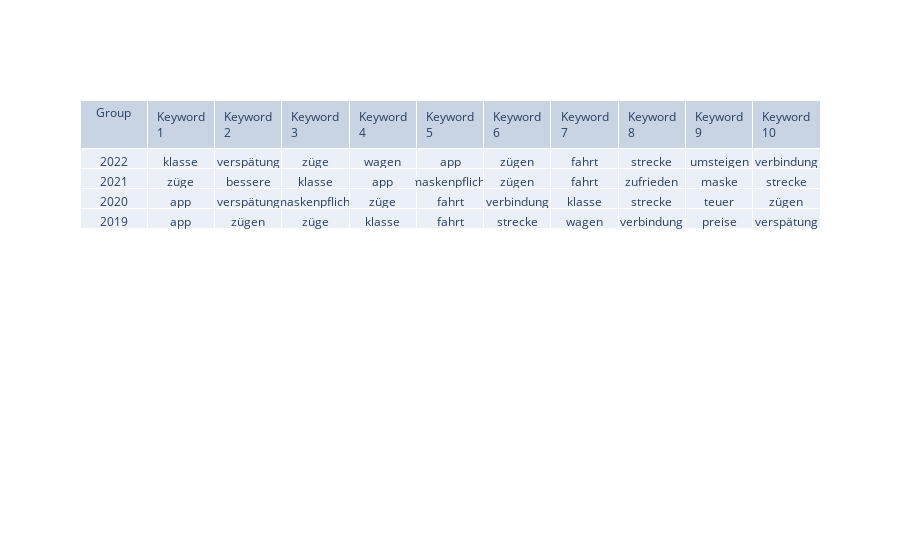

Source (notebook cell):
### Markdown cell above
#### TF-IDF nach Jahr

### Code cell
year_keywords_general = find_trending_keywords(df_text, filter_column='year', text_column='text_preprocessed_tokenized')
year_keywords_general = trending_keywords_to_dataframe(year_keywords_general)
#year_keywords_general
create_export_table(convert_resulttable_to_wide_format(year_keywords_general), filename='../../exports/tables/year_keywords_general.html')
export_table_to_xlsx(convert_resulttable_to_wide_format(year_keywords_general), filename='../../exports/tables/year_keywords_general.xlsx')

### Figure 1 — Plotly figure (JSON) as saved in the notebook; plotly's stock layout.template omitted (floating-point values rounded to 4 significant figures)
{"data": [{"cells": {"values": [[2022, 2021, 2020, 2019], ["klasse", "züge", "app", "app"], ["verspätung", "bessere", "verspätung", "zügen"], ["züge", "klasse", "maskenpflicht", "züge"], ["wagen", "app", "züge", "klasse"], ["app", "maskenpflicht", "fahrt", "fahrt"], ["zügen", "zügen", "verbindung", "strecke"], ["fahrt", "fahrt", "klasse", "wagen"], ["strecke", "zufrieden", "strecke", "verbindung"], ["umsteigen", "maske", "teuer", "preise"], ["verbindung", "strecke", "zügen", "verspätung"]]}, "header": {"values": ["Group", "Keyword 1", "Keyword 2", "Keyword 3", "Keyword 4", "Keyword 5", "Keyword 6", "Keyword 7", "Keyword 8", "Keyword 9", "Keyword 10"]}, "type": "table"}], "layout": {}}
